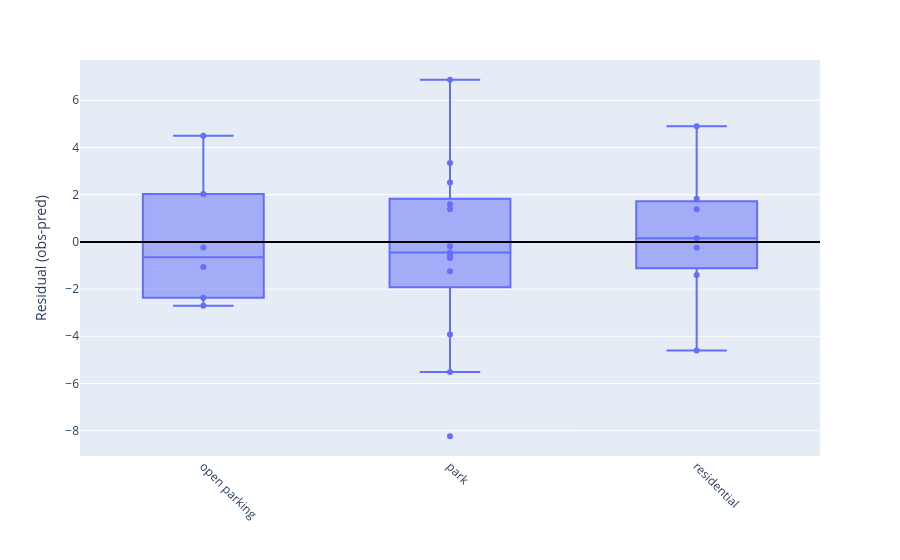

The cell this chart's notebook holds for it:
### Code cell
import plotly.express as px

df_plot = points_proj.drop(columns="geometry")

fig = px.box(
    df_plot,
    x="context",
    y="residuals",
    points="all",
    hover_data=["ID"],
)

fig.add_hline(y=0, line_dash="solid", line_color="black")

fig.update_layout(
    yaxis_title="Residual (obs-pred)",
    xaxis_title="",
    xaxis_tickangle=45
)

fig.update_traces(
    jitter=0,        # 0 = centrado, 1 = disperso
    pointpos=0,      # 0 = dentro de la caja, -1 o 1 = al costado
)
fig.show()

### Figure 1 — Plotly figure (JSON) as saved in the notebook; plotly's stock layout.template omitted (floating-point values rounded to 4 significant figures)
{"data": [{"alignmentgroup": "True", "boxpoints": "all", "customdata": [[0], [1], [2], [3], [4], [5], [6], [7], [8], [9], [10], [11], [12], [13], [14], [15], [16], [17], [18], [19], [20], [21], [22], [23], [24], [25]], "hovertemplate": "context=%{x}<br>residuals=%{y}<br>ID=%{customdata[0]}<extra></extra>", "jitter": 0, "legendgroup": "", "marker": {"color": "#636efa"}, "name": "", "notched": false, "offsetgroup": "", "orientation": "v", "pointpos": 0, "showlegend": false, "type": "box", "x": ["open parking", "open parking", "open parking", "open parking", "park", "park", "residential", "residential", "park", "open parking", "open parking", "park", "residential", "park", "residential", "park", "park", "residential", "park", "residential", "park", "park", "residential", "park", "park", "park"], "x0": " ", "xaxis": "x", "y": [-0.2425, -2.37, 2.027, -1.064, -8.234, -5.517, 1.832, -4.598, 2.517, 4.493, -2.711, 3.337, -1.408, 1.38, 4.902, -3.928, 1.595, 0.1579, -0.188, 1.38, -0.6871, -0.4546, -0.2438, -0.5954, -1.25, 6.867], "y0": " ", "yaxis": "y"}], "layout": {"boxmode": "group", "legend": {"tracegroupgap": 0}, "margin": {"t": 60}, "shapes": [{"line": {"color": "black", "dash": "solid"}, "type": "line", "x0": 0, "x1": 1, "xref": "x domain", "y0": 0, "y1": 0, "yref": "y"}], "xaxis": {"anchor": "y", "domain": [0, 1], "tickangle": 45, "title": {"text": ""}}, "yaxis": {"anchor": "x", "domain": [0, 1], "title": {"text": "Residual (obs-pred)"}}}}
